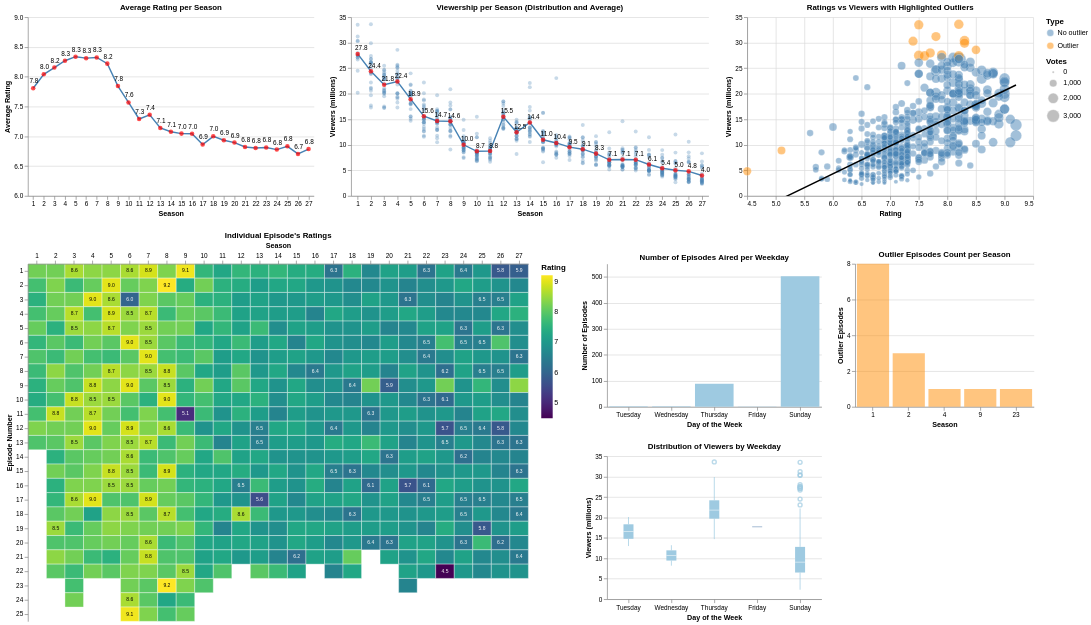

Notebook code cell kept with this figure:
### Markdown cell above
### Final visualization considerations

- The visualization uses seven charts, which is considered the optimal maximum.

- The first two charts (average ratings and viewers) provide an overall overview. Both use red points and labels to highlight averages. The viewers chart also shows the distribution of individual episodes.

- The scatter plot allows comparison between ratings and viewers and also highlights the outliers with color encoding. Color does not encode seasons to avoid redundancy because they are visible in the previous charts.

- The heatmap shows individual episode ratings, emphasizing extreme values with text labels for clarity.

- The next two stacked charts focus on aired weekdays. Both are aligned, share the same x-axis and are encoded with the same color, that is distinct from ratings and outliers, allowing quick comparison.

- The final chart counts the number of outliers per season. It uses the same color as the outliers in the scatter plot to create visual consistency.

- The box plot chart of viewer distribution per seasons is not used, because the distribution is captured by the average viewers chart, and outliers can be identified through the scatter and outlier count charts

### Code cell
season_avg_rating  = df.groupby("Season")["Rating"].mean().reset_index()
season_avg_viewers = df.groupby("Season")["Viewers"].mean().reset_index()
WEEKDAY_ORDER = ["Monday", "Tuesday", "Wednesday", "Thursday", "Friday", "Saturday", "Sunday"]

outliers_df = get_outliers(df, ["Viewers", "Rating"])

x_season  = alt.X("Season:O",  title="Season",          sort="ascending",   axis=alt.Axis(labelAngle=0))
x_weekday = alt.X("Weekday:O", title="Day of the Week",  sort=WEEKDAY_ORDER, axis=alt.Axis(labelAngle=0))

def chart_average_rating(w, h):
    base = alt.Chart(season_avg_rating).encode(
        x=x_season,
        y=alt.Y("Rating:Q", title="Average Rating", scale=alt.Scale(domain=[6, 9]))
    )
    return (
        base.mark_line(color="steelblue") +
        base.mark_circle(color="red", size=40) +
        base.mark_text(dy=-10, dx=1, fontSize=9).encode(text=alt.Text("Rating:Q", format=".1f"))
    ).properties(title="Average Rating per Season", width=w, height=h)

def chart_heatmap(w, h):
    base = alt.Chart(df).encode(
        x=alt.X("Season:O", title="Season", axis=alt.Axis(orient="top", labelAngle=0)),
        y=alt.Y("Number_season:O", title="Episode Number")
    )
    hmap = base.mark_rect(stroke="white", strokeWidth=0.5).encode(
        color=alt.Color("Rating:Q", title="Rating",
                        scale=alt.Scale(scheme="viridis"),
                        legend=alt.Legend(orient="right"))
    )
    txt = base.mark_text(baseline="middle", fontSize=7).encode(
        text=alt.Text("Rating:Q", format=".1f"),
        color=alt.condition(alt.datum.Rating >= 7.5, alt.value("black"), alt.value("white"))
    ).transform_filter((alt.datum.Rating >= 8.5) | (alt.datum.Rating <= 6.5))
    return (hmap + txt).properties(title="Individual Episode's Ratings", width=w, height=h)

def chart_average_season(w, h):
    base_avg = alt.Chart(season_avg_viewers).encode(
        x=x_season, y=alt.Y("Viewers:Q", title="Viewers (millions)")
    )
    base_pts = alt.Chart(df).encode(
        x=x_season, y=alt.Y("Viewers:Q", title="Viewers (millions)")
    )
    return (
        base_pts.mark_circle(color="steelblue", opacity=0.3) +
        base_avg.mark_line(color="steelblue") +
        base_avg.mark_circle(color="red", size=40) +
        base_avg.mark_text(dy=-8, dx=5, fontSize=9).encode(text=alt.Text("Viewers:Q", format=".1f"))
    ).properties(title="Viewership per Season (Distribution and Average)", width=w, height=h)

def chart_scatter(w, h):
    df_flagged = df.copy()
    df_flagged["Type"] = df_flagged["ID"].isin(outliers_df["ID"]).map(
        {True: "Outlier", False: "No outlier"}
    )
    base = alt.Chart(df_flagged).encode(
        x=alt.X("Rating:Q", title="Rating", scale=alt.Scale(zero=False)),
        y=alt.Y("Viewers:Q", title="Viewers (millions)", scale=alt.Scale(domain=[0,35])),
        color=alt.Color("Type:N", scale=alt.Scale(
            domain=["No outlier", "Outlier"],
            range=["steelblue", "darkorange"]
        )),
        size=alt.Size("Votes:Q", title="Votes", scale=alt.Scale(range=[10, 400]))
    )
    scatter = base.mark_circle(stroke="white", strokeWidth=0.5, opacity=0.5)
    regression = alt.Chart(df).transform_regression("Rating", "Viewers").mark_line(
        color="black", size=2, clip=True
    ).encode(x=alt.X("Rating:Q"), y=alt.Y("Viewers:Q",scale=alt.Scale(zero=True)))
    return (scatter + regression).properties(title="Ratings vs Viewers with Highlighted Outliers", width=w, height=h)

def chart_weekday(w, h):
    bar = alt.Chart(df).mark_bar(color="#9ECAE1").encode(
        x=x_weekday,
        y=alt.Y("count():Q", title="Number of Episodes", )
    ).properties(title="Number of Episodes Aired per Weekday", width=w, height=h)
    box = alt.Chart(df).mark_boxplot(color="#9ECAE1").encode(
        x=x_weekday,
        y=alt.Y("Viewers:Q", title="Viewers (millions)")
    ).properties(title="Distribution of Viewers by Weekday", width=w, height=h)
    return alt.vconcat(bar, box).resolve_scale(x="shared")

def chart_outlier(w, h):
    return alt.Chart(outliers_df).mark_bar(color="darkorange", opacity=0.5).encode(
        x=x_season,
        y=alt.Y("count():Q", title="Outlier Episodes")
    ).properties(title="Outlier Episodes Count per Season", width=w, height=h)

final = (
    alt.vconcat(
        alt.hconcat(
            chart_average_rating(400, 250),
            chart_average_season(500, 250),
            chart_scatter(400, 250)
        ).resolve_scale(color="independent", size="independent"),
        alt.hconcat(
            chart_heatmap(700, 500),
            chart_weekday(300, 200),
            chart_outlier(250, 200)
        ).resolve_scale(color="independent"),
    )
    .resolve_scale(color="independent")
    .configure_view(stroke=None)
    .configure_axis(labelFontSize=9, titleFontSize=10)
    .configure_title(fontSize=11)
)

final

### Figure 1 — Vega-Lite specification as saved in the notebook (floating-point values rounded to 4 significant figures; data arrays with more than 128 entries replaced by an {"elided": "..."} marker saying what was removed)
{"config": {"view": {"continuousWidth": 300, "continuousHeight": 300, "stroke": null}, "axis": {"labelFontSize": 9, "titleFontSize": 10}, "title": {"fontSize": 11}}, "vconcat": [{"hconcat": [{"layer": [{"mark": {"type": "line", "color": "steelblue"}, "encoding": {"x": {"axis": {"labelAngle": 0}, "field": "Season", "sort": "ascending", "title": "Season", "type": "ordinal"}, "y": {"field": "Rating", "scale": {"domain": [6, 9]}, "title": "Average Rating", "type": "quantitative"}}}, {"mark": {"type": "circle", "color": "red", "size": 40}, "encoding": {"x": {"axis": {"labelAngle": 0}, "field": "Season", "sort": "ascending", "title": "Season", "type": "ordinal"}, "y": {"field": "Rating", "scale": {"domain": [6, 9]}, "title": "Average Rating", "type": "quantitative"}}}, {"mark": {"type": "text", "dx": 1, "dy": -10, "fontSize": 9}, "encoding": {"text": {"field": "Rating", "format": ".1f", "type": "quantitative"}, "x": {"axis": {"labelAngle": 0}, "field": "Season", "sort": "ascending", "title": "Season", "type": "ordinal"}, "y": {"field": "Rating", "scale": {"domain": [6, 9]}, "title": "Average Rating", "type": "quantitative"}}}], "data": {"name": "data-4de124f2c6d5e33f2ebde96ec4dd823e"}, "height": 250, "title": "Average Rating per Season", "width": 400}, {"layer": [{"data": {"name": "data-a52794069c4300b86cb3ba5742fcd595"}, "mark": {"type": "circle", "color": "steelblue", "opacity": 0.3}, "encoding": {"x": {"axis": {"labelAngle": 0}, "field": "Season", "sort": "ascending", "title": "Season", "type": "ordinal"}, "y": {"field": "Viewers", "title": "Viewers (millions)", "type": "quantitative"}}}, {"data": {"name": "data-de4d2a2854d54a4df17ce03e20f08909"}, "mark": {"type": "line", "color": "steelblue"}, "encoding": {"x": {"axis": {"labelAngle": 0}, "field": "Season", "sort": "ascending", "title": "Season", "type": "ordinal"}, "y": {"field": "Viewers", "title": "Viewers (millions)", "type": "quantitative"}}}, {"data": {"name": "data-de4d2a2854d54a4df17ce03e20f08909"}, "mark": {"type": "circle", "color": "red", "size": 40}, "encoding": {"x": {"axis": {"labelAngle": 0}, "field": "Season", "sort": "ascending", "title": "Season", "type": "ordinal"}, "y": {"field": "Viewers", "title": "Viewers (millions)", "type": "quantitative"}}}, {"data": {"name": "data-de4d2a2854d54a4df17ce03e20f08909"}, "mark": {"type": "text", "dx": 5, "dy": -8, "fontSize": 9}, "encoding": {"text": {"field": "Viewers", "format": ".1f", "type": "quantitative"}, "x": {"axis": {"labelAngle": 0}, "field": "Season", "sort": "ascending", "title": "Season", "type": "ordinal"}, "y": {"field": "Viewers", "title": "Viewers (millions)", "type": "quantitative"}}}], "height": 250, "title": "Viewership per Season (Distribution and Average)", "width": 500}, {"layer": [{"data": {"name": "data-d27107f5d50bc960e3d1c0b5dd34e13c"}, "mark": {"type": "circle", "opacity": 0.5, "stroke": "white", "strokeWidth": 0.5}, "encoding": {"color": {"field": "Type", "scale": {"domain": ["No outlier", "Outlier"], "range": ["steelblue", "darkorange"]}, "type": "nominal"}, "size": {"field": "Votes", "scale": {"range": [10, 400]}, "title": "Votes", "type": "quantitative"}, "x": {"field": "Rating", "scale": {"zero": false}, "title": "Rating", "type": "quantitative"}, "y": {"field": "Viewers", "scale": {"domain": [0, 35]}, "title": "Viewers (millions)", "type": "quantitative"}}}, {"data": {"name": "data-a52794069c4300b86cb3ba5742fcd595"}, "mark": {"type": "line", "clip": true, "color": "black", "size": 2}, "encoding": {"x": {"field": "Rating", "type": "quantitative"}, "y": {"field": "Viewers", "scale": {"zero": true}, "type": "quantitative"}}, "transform": [{"on": "Rating", "regression": "Viewers"}]}], "height": 250, "title": "Ratings vs Viewers with Highlighted Outliers", "width": 400}], "resolve": {"scale": {"color": "independent", "size": "independent"}}}, {"hconcat": [{"layer": [{"mark": {"type": "rect", "stroke": "white", "strokeWidth": 0.5}, "encoding": {"color": {"field": "Rating", "legend": {"orient": "right"}, "scale": {"scheme": "viridis"}, "title": "Rating", "type": "quantitative"}, "x": {"axis": {"labelAngle": 0, "orient": "top"}, "field": "Season", "title": "Season", "type": "ordinal"}, "y": {"field": "Number_season", "title": "Episode Number", "type": "ordinal"}}}, {"mark": {"type": "text", "baseline": "middle", "fontSize": 7}, "encoding": {"color": {"condition": {"test": "(datum.Rating >= 7.5)", "value": "black"}, "value": "white"}, "text": {"field": "Rating", "format": ".1f", "type": "quantitative"}, "x": {"axis": {"labelAngle": 0, "orient": "top"}, "field": "Season", "title": "Season", "type": "ordinal"}, "y": {"field": "Number_season", "title": "Episode Number", "type": "ordinal"}}, "transform": [{"filter": "((datum.Rating >= 8.5) || (datum.Rating <= 6.5))"}]}], "data": {"name": "data-a52794069c4300b86cb3ba5742fcd595"}, "height": 500, "title": "Individual Episode's Ratings", "width": 700}, {"vconcat": [{"mark": {"type": "bar", "color": "#9ECAE1"}, "encoding": {"x": {"axis": {"labelAngle": 0}, "field": "Weekday", "sort": ["Monday", "Tuesday", "Wednesday", "Thursday", "Friday", "Saturday", "Sunday"], "title": "Day of the Week", "type": "ordinal"}, "y": {"aggregate": "count", "title": "Number of Episodes", "type": "quantitative"}}, "height": 200, "title": "Number of Episodes Aired per Weekday", "width": 300}, {"mark": {"type": "boxplot", "color": "#9ECAE1"}, "encoding": {"x": {"axis": {"labelAngle": 0}, "field": "Weekday", "sort": ["Monday", "Tuesday", "Wednesday", "Thursday", "Friday", "Saturday", "Sunday"], "title": "Day of the Week", "type": "ordinal"}, "y": {"field": "Viewers", "title": "Viewers (millions)", "type": "quantitative"}}, "height": 200, "title": "Distribution of Viewers by Weekday", "width": 300}], "data": {"name": "data-a52794069c4300b86cb3ba5742fcd595"}, "resolve": {"scale": {"x": "shared"}}}, {"data": {"name": "data-d622413521c58e4fcb2dd2aea9076446"}, "mark": {"type": "bar", "color": "darkorange", "opacity": 0.5}, "encoding": {"x": {"axis": {"labelAngle": 0}, "field": "Season", "sort": "ascending", "title": "Season", "type": "ordinal"}, "y": {"aggregate": "count", "title": "Outlier Episodes", "type": "quantitative"}}, "height": 200, "title": "Outlier Episodes Count per Season", "width": 250}], "resolve": {"scale": {"color": "independent"}}}], "resolve": {"scale": {"color": "independent"}}, "$schema": "https://vega.github.io/schema/vega-lite/v5.20.1.json", "datasets": {"data-4de124f2c6d5e33f2ebde96ec4dd823e": [{"Season": 1, "Rating": 7.808}, {"Season": 2, "Rating": 8.041}, {"Season": 3, "Rating": 8.154}, {"Season": 4, "Rating": 8.268}, {"Season": 5, "Rating": 8.336}, {"Season": 6, "Rating": 8.312}, {"Season": 7, "Rating": 8.324}, {"Season": 8, "Rating": 8.22}, {"Season": 9, "Rating": 7.844}, {"Season": 10, "Rating": 7.57}, {"Season": 11, "Rating": 7.291}, {"Season": 12, "Rating": 7.362}, {"Season": 13, "Rating": 7.141}, {"Season": 14, "Rating": 7.077}, {"Season": 15, "Rating": 7.045}, {"Season": 16, "Rating": 7.043}, {"Season": 17, "Rating": 6.864}, {"Season": 18, "Rating": 7.0}, {"Season": 19, "Rating": 6.935}, {"Season": 20, "Rating": 6.895}, {"Season": 21, "Rating": 6.822}, {"Season": 22, "Rating": 6.805}, {"Season": 23, "Rating": 6.814}, {"Season": 24, "Rating": 6.777}, {"Season": 25, "Rating": 6.832}, {"Season": 26, "Rating": 6.705}, {"Season": 27, "Rating": 6.786}], "data-a52794069c4300b86cb3ba5742fcd595": {"elided": "596 records"}, "data-de4d2a2854d54a4df17ce03e20f08909": [{"Season": 1, "Viewers": 27.81}, {"Season": 2, "Viewers": 24.4}, {"Season": 3, "Viewers": 21.77}, {"Season": 4, "Viewers": 22.4}, {"Season": 5, "Viewers": 18.94}, {"Season": 6, "Viewers": 15.6}, {"Season": 7, "Viewers": 14.66}, {"Season": 8, "Viewers": 14.6}, {"Season": 9, "Viewers": 10.01}, {"Season": 10, "Viewers": 8.737}, {"Season": 11, "Viewers": 8.772}, {"Season": 12, "Viewers": 15.49}, {"Season": 13, "Viewers": 12.46}, {"Season": 14, "Viewers": 14.38}, {"Season": 15, "Viewers": 10.99}, {"Season": 16, "Viewers": 10.37}, {"Season": 17, "Viewers": 9.549}, {"Season": 18, "Viewers": 9.15}, {"Season": 19, "Viewers": 8.28}, {"Season": 20, "Viewers": 7.07}, {"Season": 21, "Viewers": 7.135}, {"Season": 22, "Viewers": 7.092}, {"Season": 23, "Viewers": 6.148}, {"Season": 24, "Viewers": 5.412}, {"Season": 25, "Viewers": 5.019}, {"Season": 26, "Viewers": 4.805}, {"Season": 27, "Viewers": 4.0}], "data-d27107f5d50bc960e3d1c0b5dd34e13c": {"elided": "596 records"}, "data-d622413521c58e4fcb2dd2aea9076446": [{"ID": 3, "Rating": 7.5, "Viewers": 27.5, "Votes": 1709, "Number_season": 3, "Date": "1990-01-21T00:00:00+00:00", "Weekday": "Sunday", "Season": 1, "Outlier_direction": "High", "Outlier_column": "Viewers"}, {"ID": 6, "Rating": 7.6, "Viewers": 27.4, "Votes": 1674, "Number_season": 6, "Date": "1990-02-11T00:00:00+00:00", "Weekday": "Sunday", "Season": 1, "Outlier_direction": "High", "Outlier_column": "Viewers"}, {"ID": 7, "Rating": 7.9, "Viewers": 27.6, "Votes": 1638, "Number_season": 7, "Date": "1990-02-18T00:00:00+00:00", "Weekday": "Sunday", "Season": 1, "Outlier_direction": "High", "Outlier_column": "Viewers"}, {"ID": 8, "Rating": 7.7, "Viewers": 28.0, "Votes": 1580, "Number_season": 8, "Date": "1990-02-25T00:00:00+00:00", "Weekday": "Sunday", "Season": 1, "Outlier_direction": "High", "Outlier_column": "Viewers"}, {"ID": 9, "Rating": 7.5, "Viewers": 33.5, "Votes": 1578, "Number_season": 9, "Date": "1990-03-18T00:00:00+00:00", "Weekday": "Sunday", "Season": 1, "Outlier_direction": "High", "Outlier_column": "Viewers"}, {"ID": 10, "Rating": 7.4, "Viewers": 30.3, "Votes": 1511, "Number_season": 10, "Date": "1990-03-25T00:00:00+00:00", "Weekday": "Sunday", "Season": 1, "Outlier_direction": "High", "Outlier_column": "Viewers"}, {"ID": 11, "Rating": 7.8, "Viewers": 31.2, "Votes": 1539, "Number_season": 11, "Date": "1990-04-15T00:00:00+00:00", "Weekday": "Sunday", "Season": 1, "Outlier_direction": "High", "Outlier_column": "Viewers"}, {"ID": 12, "Rating": 8.3, "Viewers": 30.4, "Votes": 1716, "Number_season": 12, "Date": "1990-04-29T00:00:00+00:00", "Weekday": "Sunday", "Season": 1, "Outlier_direction": "High", "Outlier_column": "Viewers"}, {"ID": 14, "Rating": 8.2, "Viewers": 33.6, "Votes": 1638, "Number_season": 1, "Date": "1990-10-11T00:00:00+00:00", "Weekday": "Thursday", "Season": 2, "Outlier_direction": "High", "Outlier_column": "Viewers"}, {"ID": 15, "Rating": 8.3, "Viewers": 29.9, "Votes": 1588, "Number_season": 2, "Date": "1990-10-18T00:00:00+00:00", "Weekday": "Thursday", "Season": 2, "Outlier_direction": "High", "Outlier_column": "Viewers"}, {"ID": 16, "Rating": 8.2, "Viewers": 27.4, "Votes": 1786, "Number_season": 3, "Date": "1990-10-25T00:00:00+00:00", "Weekday": "Thursday", "Season": 2, "Outlier_direction": "High", "Outlier_column": "Viewers"}, {"ID": 69, "Rating": 8.5, "Viewers": 28.6, "Votes": 1350, "Number_season": 10, "Date": "1992-12-03T00:00:00+00:00", "Weekday": "Thursday", "Season": 4, "Outlier_direction": "High", "Outlier_column": "Viewers"}, {"ID": 189, "Rating": 5.1, "Viewers": 8.9, "Votes": 1119, "Number_season": 11, "Date": "1998-01-04T00:00:00+00:00", "Weekday": "Sunday", "Season": 9, "Outlier_direction": "Low", "Outlier_column": "Rating"}, {"ID": 508, "Rating": 4.5, "Viewers": 4.82, "Votes": 1215, "Number_season": 22, "Date": "2012-05-20T00:00:00+00:00", "Weekday": "Sunday", "Season": 23, "Outlier_direction": "Low", "Outlier_column": "Rating"}]}}
